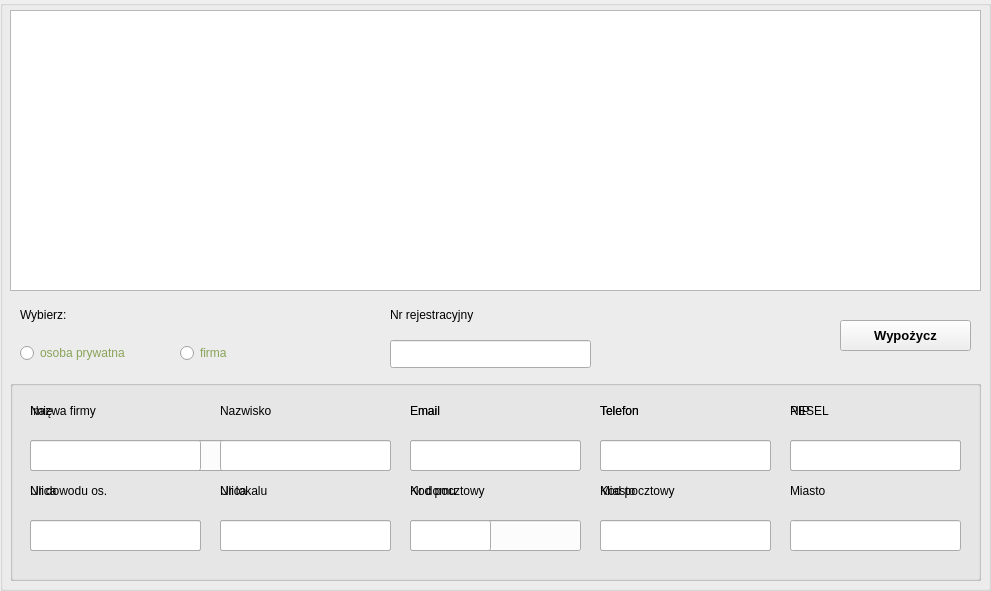
  <widget class="QGroupBox" name="all_box">
   <property name="geometry">
    <rect>
     <x>20</x>
     <y>160</y>
     <width>991</width>
     <height>591</height>
    </rect>
   </property>
   <property name="title">
    <string/>
   </property>
   <widget class="QTableWidget" name="allVehicle">
    <property name="geometry">
     <rect>
      <x>10</x>
      <y>10</y>
      <width>971</width>
      <height>281</height>
     </rect>
    </property>
    <property name="styleSheet">
     <string notr="true">background-color:none;</string>
    </property>
   </widget>
   <widget class="QLabel" name="label_36">
    <property name="geometry">
     <rect>
      <x>390</x>
      <y>299</y>
      <width>181</width>
      <height>31</height>
     </rect>
    </property>
    <property name="text">
     <string>Nr rejestracyjny</string>
    </property>
   </widget>
   <widget class="QLineEdit" name="reg_num_all">
    <property name="geometry">
     <rect>
      <x>390</x>
      <y>340</y>
      <width>201</width>
      <height>28</height>
     </rect>
    </property>
   </widget>
   <widget class="QLabel" name="label_38">
    <property name="geometry">
     <rect>
      <x>20</x>
      <y>299</y>
      <width>181</width>
      <height>31</height>
     </rect>
    </property>
    <property name="text">
     <string>Wybierz:</string>
    </property>
   </widget>
   <widget class="QRadioButton" name="all_person">
    <property name="geometry">
     <rect>
      <x>20</x>
      <y>340</y>
      <width>161</width>
      <height>26</height>
     </rect>
    </property>
    <property name="styleSheet">
     <string notr="true">color:rgb(137, 163, 89);
font: 700 10pt &quot;Segoe UI&quot;;</string>
    </property>
    <property name="text">
     <string>osoba prywatna</string>
    </property>
   </widget>
   <widget class="QRadioButton" name="all_company">
    <property name="geometry">
     <rect>
      <x>180</x>
      <y>340</y>
      <width>141</width>
      <height>26</height>
     </rect>
    </property>
    <property name="styleSheet">
     <string notr="true">color:rgb(137, 163, 89);
font: 700 10pt &quot;Segoe UI&quot;;</string>
    </property>
    <property name="text">
     <string>firma</string>
    </property>
   </widget>
   <widget class="QGroupBox" name="all_person_box">
    <property name="geometry">
     <rect>
      <x>10</x>
      <y>380</y>
      <width>971</width>
      <height>201</height>
     </rect>
    </property>
    <property name="styleSheet">
     <string notr="true"/>
    </property>
    <property name="title">
     <string/>
    </property>
    <widget class="QLabel" name="label_42">
     <property name="geometry">
      <rect>
       <x>20</x>
       <y>20</y>
       <width>161</width>
       <height>21</height>
      </rect>
     </property>
     <property name="text">
      <string>Imię </string>
     </property>
    </widget>
    <widget class="QLineEdit" name="all_person_name">
     <property name="geometry">
      <rect>
       <x>20</x>
       <y>60</y>
       <width>171</width>
       <height>31</height>
      </rect>
     </property>
    </widget>
    <widget class="QLineEdit" name="all_person_last_name">
     <property name="geometry">
      <rect>
       <x>210</x>
       <y>60</y>
       <width>171</width>
       <height>31</height>
      </rect>
     </property>
    </widget>
    <widget class="QLabel" name="label_43">
     <property name="geometry">
      <rect>
       <x>210</x>
       <y>20</y>
       <width>171</width>
       <height>21</height>
      </rect>
     </property>
     <property name="text">
      <string>Nazwisko</string>
     </property>
    </widget>
    <widget class="QLineEdit" name="all_person_email">
     <property name="geometry">
      <rect>
       <x>400</x>
       <y>60</y>
       <width>171</width>
       <height>31</height>
      </rect>
     </property>
     <property name="text">
      <string/>
     </property>
    </widget>
    <widget class="QLabel" name="label_44">
     <property name="geometry">
      <rect>
       <x>400</x>
       <y>20</y>
       <width>171</width>
       <height>21</height>
      </rect>
     </property>
     <property name="text">
      <string>Email</string>
     </property>
    </widget>
    <widget class="QLabel" name="label_45">
     <property name="geometry">
      <rect>
       <x>590</x>
       <y>20</y>
       <width>171</width>
       <height>21</height>
      </rect>
     </property>
     <property name="text">
      <string>Telefon</string>
     </property>
    </widget>
    <widget class="QLineEdit" name="all_person_phone">
     <property name="geometry">
      <rect>
       <x>590</x>
       <y>60</y>
       <width>171</width>
       <height>31</height>
      </rect>
     </property>
     <property name="text">
      <string/>
     </property>
    </widget>
    <widget class="QLineEdit" name="all_person_pesel">
     <property name="geometry">
      <rect>
       <x>780</x>
       <y>60</y>
       <width>171</width>
       <height>31</height>
      </rect>
     </property>
     <property name="text">
      <string/>
     </property>
    </widget>
    <widget class="QLabel" name="label_46">
     <property name="geometry">
      <rect>
       <x>780</x>
       <y>20</y>
       <width>171</width>
       <height>21</height>
      </rect>
     </property>
     <property name="text">
      <string>PESEL</string>
     </property>
    </widget>
    <widget class="QLineEdit" name="all_person_nr_id">
     <property name="geometry">
      <rect>
       <x>20</x>
       <y>140</y>
       <width>171</width>
       <height>31</height>
      </rect>
     </property>
    </widget>
    <widget class="QLabel" name="label_47">
     <property name="geometry">
      <rect>
       <x>20</x>
       <y>100</y>
       <width>161</width>
       <height>21</height>
      </rect>
     </property>
     <property name="text">
      <string>Nr dowodu os.</string>
     </property>
    </widget>
    <widget class="QLineEdit" name="all_person_street">
     <property name="geometry">
      <rect>
       <x>210</x>
       <y>140</y>
       <width>171</width>
       <height>31</height>
      </rect>
     </property>
    </widget>
    <widget class="QLabel" name="label_48">
     <property name="geometry">
      <rect>
       <x>210</x>
       <y>100</y>
       <width>161</width>
       <height>21</height>
      </rect>
     </property>
     <property name="text">
      <string>Ulica</string>
     </property>
    </widget>
    <widget class="QLabel" name="label_49">
     <property name="geometry">
      <rect>
       <x>400</x>
       <y>100</y>
       <width>101</width>
       <height>21</height>
      </rect>
     </property>
     <property name="text">
      <string>Nr domu</string>
     </property>
    </widget>
    <widget class="QLineEdit" name="all_person_nr_home">
     <property name="geometry">
      <rect>
       <x>400</x>
       <y>140</y>
       <width>81</width>
       <height>31</height>
      </rect>
     </property>
    </widget>
    <widget class="QLabel" name="label_51">
     <property name="geometry">
      <rect>
       <x>590</x>
       <y>100</y>
       <width>161</width>
       <height>21</height>
      </rect>
     </property>
     <property name="text">
      <string>Kod pocztowy</string>
     </property>
    </widget>
    <widget class="QLineEdit" name="all_person_post_code">
     <property name="geometry">
      <rect>
       <x>590</x>
       <y>140</y>
       <width>171</width>
       <height>31</height>
      </rect>
     </property>
    </widget>
    <widget class="QLabel" name="label_52">
     <property name="geometry">
      <rect>
       <x>780</x>
       <y>100</y>
       <width>161</width>
       <height>21</height>
      </rect>
     </property>
     <property name="text">
      <string>Miasto</string>
     </property>
    </widget>
    <widget class="QLineEdit" name="all_person_city">
     <property name="geometry">
      <rect>
       <x>780</x>
       <y>140</y>
       <width>171</width>
       <height>31</height>
      </rect>
     </property>
    </widget>
   </widget>
   <widget class="QPushButton" name="rent_vehicle">
    <property name="geometry">
     <rect>
      <x>840</x>
      <y>320</y>
      <width>131</width>
      <height>31</height>
     </rect>
    </property>
    <property name="font">
     <font>
      <family>Helvetica</family>
      <pointsize>10</pointsize>
      <weight>87</weight>
      <italic>false</italic>
      <bold>true</bold>
     </font>
    </property>
    <property name="cursor">
     <cursorShape>PointingHandCursor</cursorShape>
    </property>
    <property name="styleSheet">
     <string notr="true"/>
    </property>
    <property name="text">
     <string>Wypożycz</string>
    </property>
   </widget>
   <widget class="QGroupBox" name="all_company_box">
    <property name="geometry">
     <rect>
      <x>10</x>
      <y>380</y>
      <width>971</width>
      <height>201</height>
     </rect>
    </property>
    <property name="title">
     <string/>
    </property>
    <widget class="QLabel" name="label_53">
     <property name="geometry">
      <rect>
       <x>20</x>
       <y>20</y>
       <width>171</width>
       <height>21</height>
      </rect>
     </property>
     <property name="text">
      <string>Nazwa firmy</string>
     </property>
    </widget>
    <widget class="QLineEdit" name="all_company_name">
     <property name="geometry">
      <rect>
       <x>20</x>
       <y>60</y>
       <width>361</width>
       <height>31</height>
      </rect>
     </property>
    </widget>
    <widget class="QLineEdit" name="all_company_email">
     <property name="geometry">
      <rect>
       <x>400</x>
       <y>60</y>
       <width>171</width>
       <height>31</height>
      </rect>
     </property>
     <property name="text">
      <string/>
     </property>
    </widget>
    <widget class="QLabel" name="label_54">
     <property name="geometry">
      <rect>
       <x>400</x>
       <y>20</y>
       <width>171</width>
       <height>21</height>
      </rect>
     </property>
     <property name="text">
      <string>Email</string>
     </property>
    </widget>
    <widget class="QLabel" name="label_55">
     <property name="geometry">
      <rect>
       <x>590</x>
       <y>20</y>
       <width>171</width>
       <height>21</height>
      </rect>
     </property>
     <property name="text">
      <string>Telefon</string>
     </property>
    </widget>
    <widget class="QLineEdit" name="all_company_phone">
     <property name="geometry">
      <rect>
       <x>590</x>
       <y>60</y>
       <width>171</width>
       <height>31</height>
      </rect>
     </property>
     <property name="text">
      <string/>
     </property>
    </widget>
    <widget class="QLineEdit" name="all_company_nip">
     <property name="geometry">
      <rect>
       <x>780</x>
       <y>60</y>
       <width>171</width>
       <height>31</height>
      </rect>
     </property>
     <property name="text">
      <string/>
     </property>
    </widget>
    <widget class="QLabel" name="label_56">
     <property name="geometry">
      <rect>
       <x>780</x>
       <y>20</y>
       <width>171</width>
       <height>21</height>
      </rect>
     </property>
     <property name="text">
      <string>NIP</string>
     </property>
    </widget>
    <widget class="QLineEdit" name="all_company_street">
     <property name="geometry">
      <rect>
       <x>20</x>
       <y>140</y>
       <width>171</width>
       <height>31</height>
      </rect>
     </property>
    </widget>
    <widget class="QLabel" name="label_57">
     <property name="geometry">
      <rect>
       <x>20</x>
       <y>90</y>
       <width>171</width>
       <height>41</height>
      </rect>
     </property>
     <property name="text">
      <string>Ulica</string>
     </property>
    </widget>
    <widget class="QLineEdit" name="all_company_lokal">
     <property name="geometry">
      <rect>
       <x>210</x>
       <y>140</y>
       <width>171</width>
       <height>31</height>
      </rect>
     </property>
     <property name="text">
      <string/>
     </property>
    </widget>
    <widget class="QLabel" name="label_58">
     <property name="geometry">
      <rect>
       <x>210</x>
       <y>90</y>
       <width>171</width>
       <height>41</height>
      </rect>
     </property>
     <property name="text">
      <string>Nr lokalu</string>
     </property>
    </widget>
    <widget class="QLabel" name="label_59">
     <property name="geometry">
      <rect>
       <x>400</x>
       <y>90</y>
       <width>151</width>
       <height>41</height>
      </rect>
     </property>
     <property name="text">
      <string>Kod pocztowy</string>
     </property>
    </widget>
    <widget class="QLineEdit" name="all_company_code_post">
     <property name="geometry">
      <rect>
       <x>400</x>
       <y>140</y>
       <width>171</width>
       <height>31</height>
      </rect>
     </property>
    </widget>
    <widget class="QLabel" name="label_60">
     <property name="geometry">
      <rect>
       <x>590</x>
       <y>90</y>
       <width>171</width>
       <height>41</height>
      </rect>
     </property>
     <property name="text">
      <string>Miasto</string>
     </property>
    </widget>
    <widget class="QLineEdit" name="all_company_city">
     <property name="geometry">
      <rect>
       <x>590</x>
       <y>140</y>
       <width>171</width>
       <height>31</height>
      </rect>
     </property>
    </widget>
   </widget>
   <zorder>allVehicle</zorder>
   <zorder>label_36</zorder>
   <zorder>reg_num_all</zorder>
   <zorder>label_38</zorder>
   <zorder>all_person</zorder>
   <zorder>all_company</zorder>
   <zorder>rent_vehicle</zorder>
   <zorder>all_company_box</zorder>
   <zorder>all_person_box</zorder>
  </widget>
